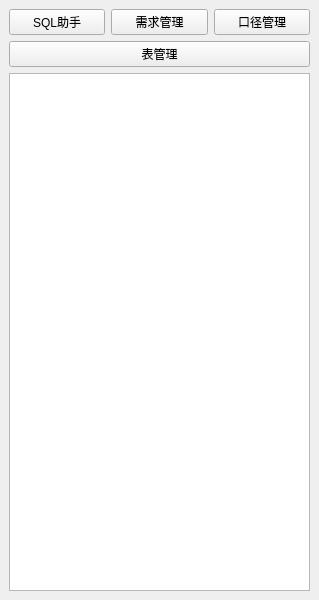
<?xml version="1.0" encoding="UTF-8"?>
<ui version="4.0">
 <class>MainWindow</class>
 <widget class="QMainWindow" name="MainWindow">
  <property name="geometry">
   <rect>
    <x>0</x>
    <y>0</y>
    <width>319</width>
    <height>600</height>
   </rect>
  </property>
  <property name="windowTitle">
   <string>快速导航栏</string>
  </property>
  <widget class="QWidget" name="centralwidget">
   <layout class="QVBoxLayout" name="verticalLayout_2">
    <item>
     <layout class="QVBoxLayout" name="verticalLayout">
      <item>
       <layout class="QHBoxLayout" name="horizontalLayout">
        <item>
         <widget class="QPushButton" name="bt_sqlzs">
          <property name="text">
           <string>SQL助手</string>
          </property>
         </widget>
        </item>
        <item>
         <widget class="QPushButton" name="bt_xqgl">
          <property name="text">
           <string>需求管理</string>
          </property>
         </widget>
        </item>
        <item>
         <widget class="QPushButton" name="bt_kjgl">
          <property name="text">
           <string>口径管理</string>
          </property>
         </widget>
        </item>
       </layout>
      </item>
      <item>
       <widget class="QPushButton" name="bt_bgl">
        <property name="text">
         <string>表管理</string>
        </property>
       </widget>
      </item>
      <item>
       <widget class="QTableView" name="tb_bgl"/>
      </item>
     </layout>
    </item>
   </layout>
  </widget>
  <widget class="QMenuBar" name="menubar">
   <property name="geometry">
    <rect>
     <x>0</x>
     <y>0</y>
     <width>319</width>
     <height>26</height>
    </rect>
   </property>
  </widget>
 </widget>
 <resources/>
 <connections/>
</ui>
